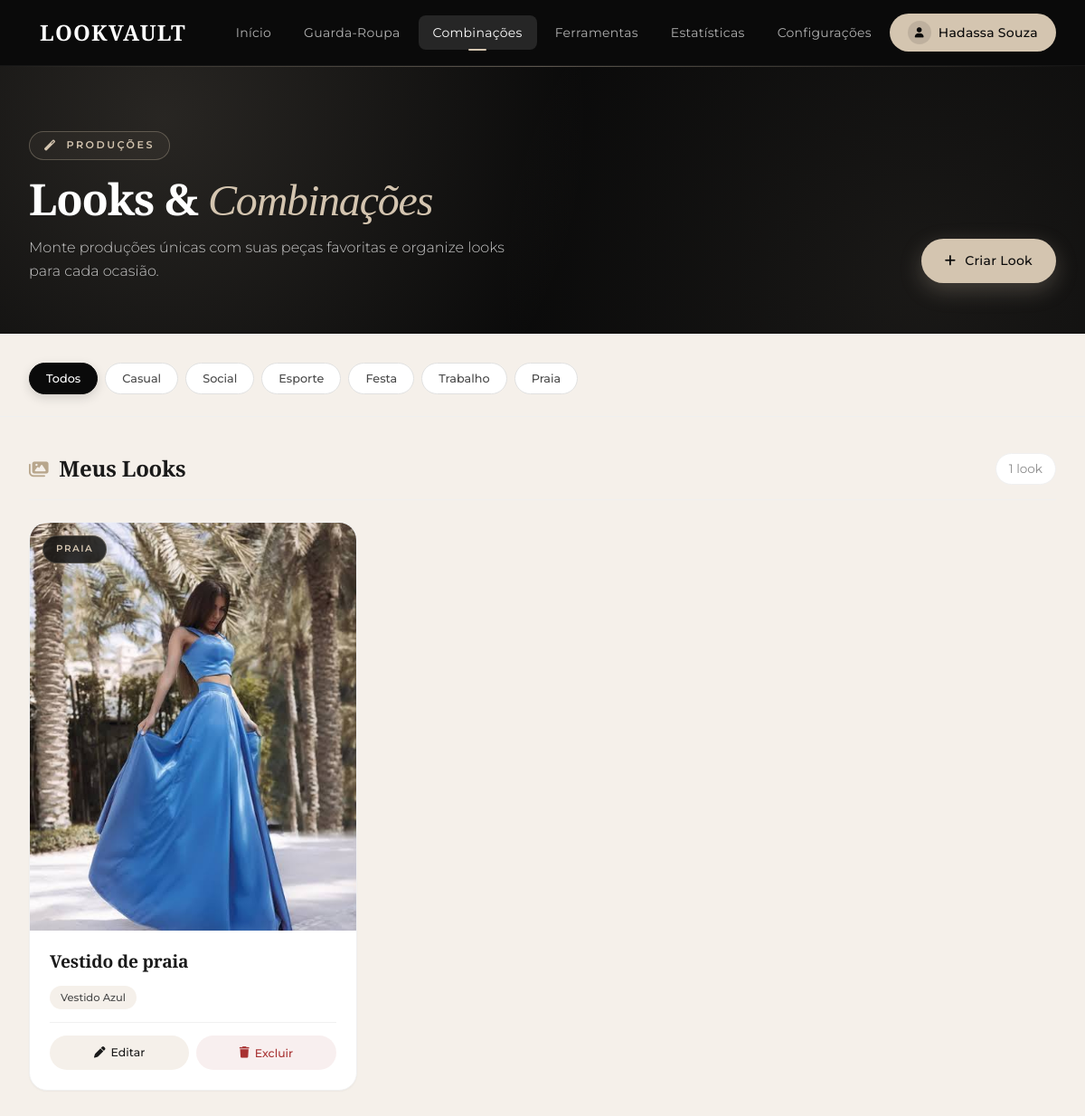
The app's page /combinacoes.php (signed in) with its own data.
### tables this page shows
CREATE TABLE `looks` (
  `id` int(11) NOT NULL,
  `usuario_id` int(11) NOT NULL,
  `nome` varchar(100) NOT NULL,
  `ocasiao` varchar(50) DEFAULT NULL,
  `data_criacao` timestamp NOT NULL DEFAULT current_timestamp()
);

CREATE TABLE `pecas` (
  `id` int(11) NOT NULL,
  `usuario_id` int(11) NOT NULL,
  `nome` varchar(100) NOT NULL,
  `marca` varchar(50) DEFAULT NULL,
  `categoria` varchar(50) DEFAULT NULL,
  `cor` varchar(30) DEFAULT NULL,
  `tamanho` varchar(10) DEFAULT NULL,
  `valor` decimal(10,2) DEFAULT NULL,
  `tags` varchar(255) DEFAULT NULL,
  `foto` varchar(255) DEFAULT NULL,
  `data_cadastro` timestamp NOT NULL DEFAULT current_timestamp()
);

### configdatabase.php (called while the page is built, shortened)
<?php
function conectarDB() {
    try {
        $conn = new mysqli(DB_HOST, DB_USER, DB_PASS, DB_NAME, DB_PORT);
        $conn->set_charset("utf8mb4");
        return $conn;
    } catch (Exception $e) {
        error_log("LOOKVAULT database error: " . $e->getMessage());
        http_response_code(500);
        die("Ocorreu um erro interno. Tente novamente mais tarde.");
    }
}
function executarQuery($sql, $params = []) {
    $conn = conectarDB();
    $stmt = $conn->prepare($sql);
    if (!empty($params)) {
        $types = '';
        $values = [];
        foreach ($params as $param) {
            if (is_int($param)) {
                $types .= 'i';
            } elseif (is_float($param)) {
                $types .= 'd';
            } elseif (is_string($param)) {
                $types .= 's';
            } else {
                $types .= 's';
                $param = (string) $param;
            }
            $values[] = $param;
        }
        $refs = [];
        foreach ($values as $key => $value) {
            $refs[$key] = &$values[$key];
        }
        $stmt->bind_param($types, ...$refs);
    }
    if (!$stmt->execute()) {
        $stmt->close();
        $conn->close();
        return false;
    }
    $result = null;
    if ($stmt->field_count > 0) {
        $result = $stmt->get_result();
    } else {
        $result = true;
    }
    return $result;
}
?>

### includes/media-storage.php (called while the page is built, shortened)
<?php
function lookvaultIsVercelBlobUrl($value)
{
    $host = parse_url((string) $value, PHP_URL_HOST);
    return is_string($host) && str_ends_with($host, '.blob.vercel-storage.com');
}
function lookvaultImageAvailable($value)
{
    if (str_starts_with($value, 'uploads/') && !str_contains($value, '..')) {
        return is_file(dirname(__DIR__) . '/' . $value);
    }
    return false;
}

### combinacoes.php (the view, shortened to what this page needs)
<?php
require_once 'configdatabase.php';
require_once __DIR__ . '/includes/media-storage.php';
$usuario_id = $_SESSION['usuario_id'];
$sql = "SELECT * FROM looks WHERE usuario_id = ? ORDER BY data_criacao DESC";
$result = executarQuery($sql, [$usuario_id]);
$looks = [];
if ($result && $result->num_rows > 0) {
    while ($row = $result->fetch_assoc()) {
        $sql_pecas = "SELECT p.* FROM pecas p INNER JOIN look_pecas lp ON p.id = lp.peca_id WHERE lp.look_id = ?";
        $result_pecas = executarQuery($sql_pecas, [$row['id']]);
        $pecas_look = [];
        if ($result_pecas && $result_pecas->num_rows > 0) {
            while ($peca = $result_pecas->fetch_assoc()) $pecas_look[] = $peca;
        }
        $row['pecas'] = $pecas_look;
        $looks[] = $row;
    }
}
include 'includes/header.php';
?>
<link rel="stylesheet" href="assets/css/pages.css">
<main>
    <section class="page-hero">
        <div class="container">
            <div class="page-hero-inner">
                <div class="page-hero-text">
                    <span class="page-hero-eyebrow">
                        <i class="fas fa-magic"></i> Produções
                    </span>
                    <h1 class="page-hero-title">
                        Looks & <em>Combinações</em>
                    </h1>
                    <p class="page-hero-subtitle">
                        Monte produções únicas com suas peças favoritas e organize looks para cada ocasião.
                    </p>
                </div>
                <div class="page-hero-actions">
                    <a href="criar-look.php" class="btn-hero btn-hero-primary">
                        <i class="fas fa-plus"></i> Criar Look
                    </a>
                </div>
            </div>
        </div>
    </section>
    <?php if (!empty($looks)): ?>
    <div class="toolbar">
        <div class="container">
            <div class="toolbar-inner">
                <div class="toolbar-filters" style="flex: 1; justify-content: flex-start;">
                    <button class="chip active" data-filter="all">Todos</button>
                    <button class="chip" data-filter="Casual">Casual</button>
                    <button class="chip" data-filter="Social">Social</button>
                    <button class="chip" data-filter="Esporte">Esporte</button>
                    <button class="chip" data-filter="Festa">Festa</button>
                    <button class="chip" data-filter="Trabalho">Trabalho</button>
                    <button class="chip" data-filter="Praia">Praia</button>
                </div>
            </div>
        </div>
    </div>
    <?php endif; ?>
    <section class="wardrobe-section">
        <div class="container">
            <?php if (empty($looks)): ?>
                <div class="empty-premium animate-fade-up">
                    <div class="empty-premium-icon">
                        <i class="fas fa-magic"></i>
                    </div>
                    <h3>Nenhum look criado ainda</h3>
                    <p>Comece a combinar suas peças e crie looks incríveis para todas as ocasiões.</p>
                    <a href="criar-look.php" class="btn-primary">
                        <i class="fas fa-plus"></i> Criar Meu Primeiro Look
                    </a>
                </div>
            <?php else: ?>
                <div class="section-heading">
                    <h2>
                        <i class="fas fa-images"></i>
                        Meus Looks
                    </h2>
                    <span class="section-heading-count">
                        <?php echo count($looks); ?> <?php echo count($looks) === 1 ? 'look' : 'looks'; ?>
                    </span>
                </div>
                <div class="looks-grid-new" id="looksGrid">
                    <?php foreach ($looks as $index => $look): ?>
                    <article class="look-card-new animate-fade-up animate-delay-<?php echo ($index % 4) + 1; ?>"
                             data-ocasiao="<?php echo htmlspecialchars($look['ocasiao']); ?>">
                        <div class="look-image-new">
                            <?php if (!empty($look['pecas']) && lookvaultImageAvailable($look['pecas'][0]['foto'] ?? '')): ?>
                                <img src="<?php echo htmlspecialchars($look['pecas'][0]['foto']); ?>" alt="<?php echo htmlspecialchars($look['nome']); ?>" loading="lazy" />
                            <?php else: ?>
                                <img src="https://via.placeholder.com/400x500/f5f0ea/b8a68c?text=<?php echo urlencode($look['nome']); ?>" alt="<?php echo htmlspecialchars($look['nome']); ?>" loading="lazy" />
                            <?php endif; ?>
                            <span class="look-badge-ocasiao"><?php echo htmlspecialchars($look['ocasiao'] ?: 'Geral'); ?></span>
                        </div>
                        <div class="look-body">
                            <h3 class="look-name"><?php echo htmlspecialchars($look['nome']); ?></h3>
                            <div class="look-pecas-chips">
                                <?php
                                foreach (array_slice($look['pecas'], 0, 3) as $peca):
                                ?>
                                    <span class="look-chip"><?php echo htmlspecialchars($peca['nome']); ?></span>
                                <?php endforeach; ?>
                            </div>
                            <div class="look-actions-new">
                                <a href="criar-look.php?id=<?php echo $look['id']; ?>" class="look-action-btn edit">
                                    <i class="fas fa-pen"></i> Editar
                                </a>
                                <button class="look-action-btn delete" onclick="excluirLook(<?php echo $look['id']; ?>)">
                                    <i class="fas fa-trash"></i> Excluir
                                </button>
                            </div>
                        </div>
                    </article>
                    <?php endforeach; ?>
                </div>
            <?php endif; ?>
        </div>
    </section>
</main>
<?php include 'includes/footer.php'; ?>

### assets/css/style.css (style rules this page uses)
:root { --lv-preto: #0a0a0a; --lv-preto-suave: #141414; --lv-carvao: #1a1a1a; --lv-carvao-claro: #262626; --lv-carvao-hover: #333333; --lv-bege: #d4c5b0; --lv-bege-claro: #e8dcc8; --lv-bege-escuro: #b8a68c; --lv-areia: #f5f0ea; --lv-areia-escura: #ebe3d8; --lv-branco: #ffffff; --lv-cinza-100: #fafafa; --lv-cinza-200: #f0f0f0; --lv-cinza-300: #e0e0e0; --lv-cinza-400: #b0b0b0; --lv-cinza-500: #8a8a8a; --lv-cinza-600: #6b6b6b; --lv-cinza-700: #4a4a4a; --lv-texto: #1a1a1a; --lv-texto-suave: #4a4a4a; --lv-texto-claro: #8a8a8a; --lv-texto-branco: #ffffff; --lv-texto-branco-suave: #c8c8c8; --lv-sucesso: #2d7a4f; --lv-sucesso-bg: #e8f5ed; --lv-erro: #a83232; --lv-erro-bg: #faeaea; --lv-aviso: #b8860b; --lv-aviso-bg: #fdf6e3; --lv-font-titulo: 'Playfair Display', Georgia, serif; --lv-font-corpo: 'Montserrat', 'Poppins', -apple-system, sans-serif; --lv-fs-xs: 0.75rem; --lv-fs-sm: 0.875rem; --lv-fs-base: 1rem; --lv-fs-md: 1.125rem; --lv-fs-lg: 1.375rem; --lv-fs-xl: 1.75rem; --lv-fs-2xl: 2.25rem; --lv-fs-3xl: 3rem; --lv-fs-4xl: 4rem; --lv-esp-1: 4px; --lv-esp-2: 8px; --lv-esp-3: 12px; --lv-esp-4: 16px; --lv-esp-5: 20px; --lv-esp-6: 24px; --lv-esp-8: 32px; --lv-esp-10: 40px; --lv-esp-12: 48px; --lv-esp-16: 64px; --lv-esp-20: 80px; --lv-raio-sm: 8px; --lv-raio-md: 12px; --lv-raio-lg: 16px; --lv-raio-xl: 24px; --lv-raio-2xl: 32px; --lv-raio-pill: 999px; --lv-sombra-xs: 0 1px 2px rgba(0, 0, 0, 0.04); --lv-sombra-sm: 0 2px 8px rgba(0, 0, 0, 0.05); --lv-sombra-md: 0 8px 24px rgba(0, 0, 0, 0.08); --lv-sombra-lg: 0 16px 40px rgba(0, 0, 0, 0.10); --lv-sombra-xl: 0 24px 60px rgba(0, 0, 0, 0.12); --lv-transicao-rapida: 0.15s ease; --lv-transicao: 0.3s ease; --lv-transicao-lenta: 0.5s ease; --lv-container: 1280px; --lv-container-narrow: 900px; --lv-header-altura: 72px; }
*, *::before, *::after { margin: 0; padding: 0; box-sizing: border-box; }
html { scroll-behavior: smooth; -webkit-text-size-adjust: 100%; }
body { font-family: var(--lv-font-corpo); font-size: var(--lv-fs-base); line-height: 1.6; color: var(--lv-texto); background-color: var(--lv-areia); -webkit-font-smoothing: antialiased; -moz-osx-font-smoothing: grayscale; min-height: 100vh; display: flex; flex-direction: column; }
main { flex: 1; }
img { max-width: 100%; height: auto; display: block; }
a { color: inherit; text-decoration: none; transition: color var(--lv-transicao); }
button { font-family: inherit; cursor: pointer; border: none; background: none; }
h1, h2, h3, h4, h5, h6 { font-family: var(--lv-font-titulo); font-weight: 600; line-height: 1.2; color: var(--lv-texto); letter-spacing: -0.01em; }
h1 { font-size: var(--lv-fs-3xl); }
h2 { font-size: var(--lv-fs-2xl); }
h3 { font-size: var(--lv-fs-xl); }
p { margin-bottom: var(--lv-esp-4); color: var(--lv-texto-suave); }
.container { width: 100%; max-width: var(--lv-container); margin: 0 auto; padding: 0 var(--lv-esp-8); }

### records on screen
looks: pecas.foto (picture), ocasiao "PRAIA", nome "Vestido de praia"
pecas: nome "Vestido Azul"

### other values on screen
$usuario_nome "Hadassa Souza"
count($looks) "1"
